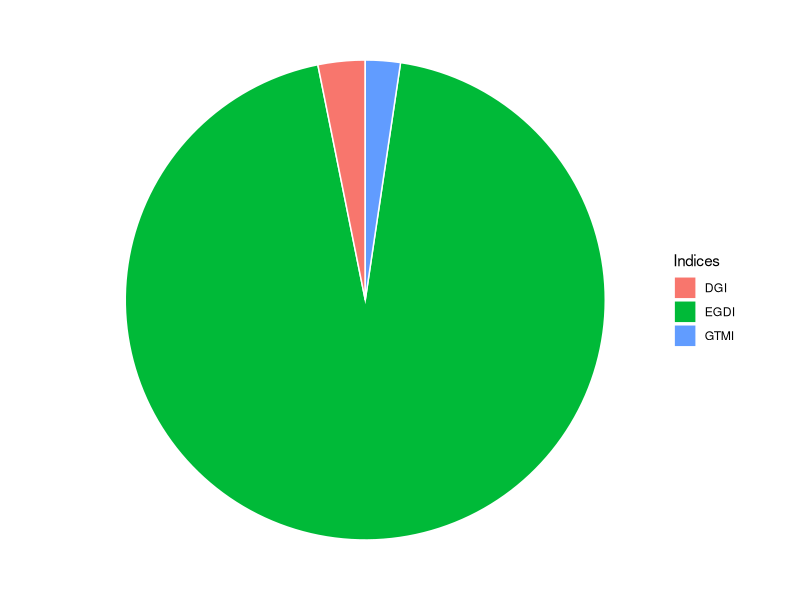
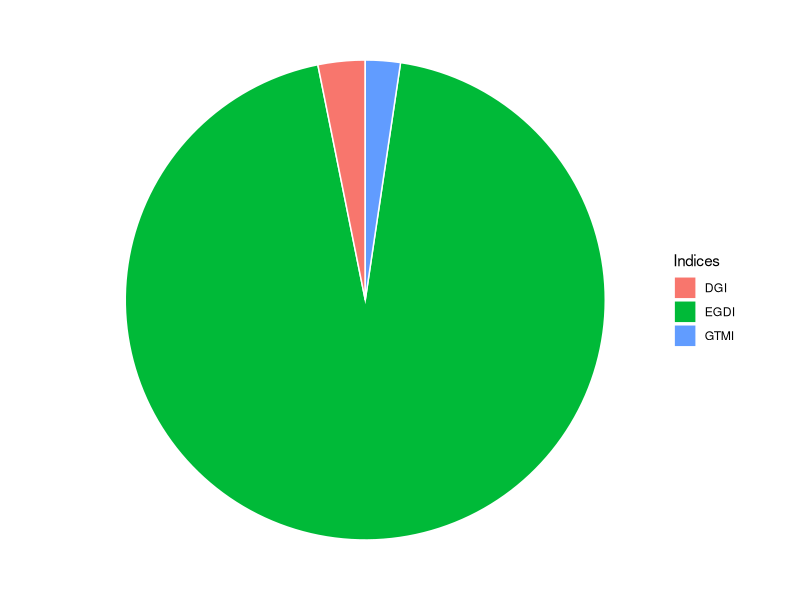

Write the R code that produced these figures, in order.
library(tidyverse)
library(tidyr)

df <- data.frame(
    EGDI = 16800,
    DGI = 563,
    GTMI = 418
)

df_longer <- pivot_longer(
    data = df,
    cols = everything(),
    names_to = 'Indices',
    values_to = 'Quantidade'
) %>%
mutate(Total = sum(Quantidade)) %>%
mutate(Quantidade = Quantidade / Total)

ggplot(df_longer, aes(x = "", y = Quantidade, fill = Indices)) +
    geom_bar(stat = "identity", width=1, color="white") +
    coord_polar("y", start=0) +
    theme_void()

ggsave(
    'C:/Users/lazar/Master-Dissertation/figuras/egov_indices.png', 
    dpi=300,
    width = 25.4,
    height = 15.24,
    units = "cm"
)
